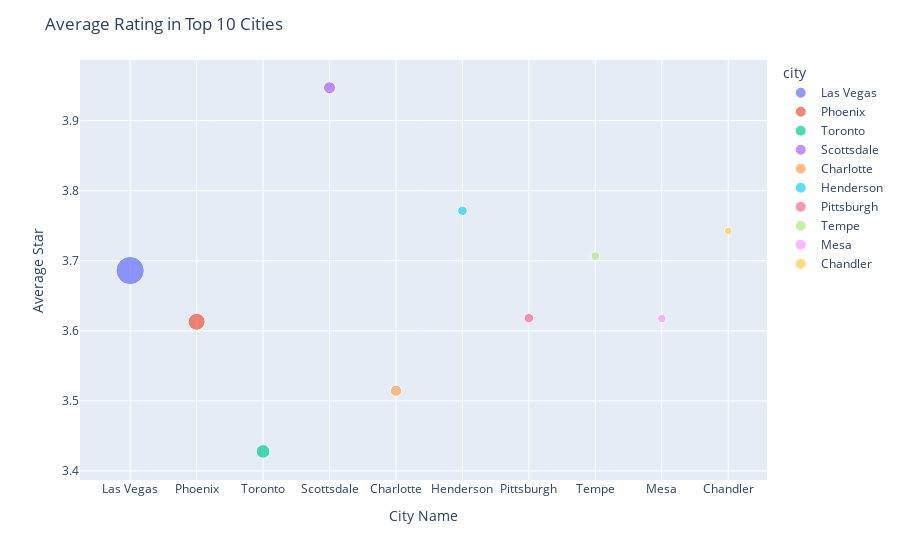

Source (notebook cell):
### Markdown cell above
### 3.4.2 Review vs Average Rating

### Code cell
#Average rating of businesses 

fig = px.scatter(city_review_count, 
                 x = "city", 
                 y = "stars", 
                 color = "city", 
                 size = "review_count")

fig.update_layout(title = "Average Rating in Top 10 Cities") 
fig.update_xaxes(title_text = "City Name" )
fig.update_yaxes(title_text = 'Average Star')              
fig.show()

### Figure 1 — Plotly figure (JSON) as saved in the notebook; plotly's stock layout.template omitted (floating-point values rounded to 4 significant figures)
{"data": [{"hovertemplate": "city=%{x}<br>stars=%{y}<br>review_count=%{marker.size}<extra></extra>", "legendgroup": "Las Vegas", "marker": {"color": "#636efa", "size": [2016814], "sizemode": "area", "sizeref": 5042.0, "symbol": "circle"}, "mode": "markers", "name": "Las Vegas", "orientation": "v", "showlegend": true, "type": "scatter", "x": ["Las Vegas"], "xaxis": "x", "y": [3.686], "yaxis": "y"}, {"hovertemplate": "city=%{x}<br>stars=%{y}<br>review_count=%{marker.size}<extra></extra>", "legendgroup": "Phoenix", "marker": {"color": "#EF553B", "size": [732850], "sizemode": "area", "sizeref": 5042.0, "symbol": "circle"}, "mode": "markers", "name": "Phoenix", "orientation": "v", "showlegend": true, "type": "scatter", "x": ["Phoenix"], "xaxis": "x", "y": [3.613], "yaxis": "y"}, {"hovertemplate": "city=%{x}<br>stars=%{y}<br>review_count=%{marker.size}<extra></extra>", "legendgroup": "Toronto", "marker": {"color": "#00cc96", "size": [467905], "sizemode": "area", "sizeref": 5042.0, "symbol": "circle"}, "mode": "markers", "name": "Toronto", "orientation": "v", "showlegend": true, "type": "scatter", "x": ["Toronto"], "xaxis": "x", "y": [3.428], "yaxis": "y"}, {"hovertemplate": "city=%{x}<br>stars=%{y}<br>review_count=%{marker.size}<extra></extra>", "legendgroup": "Scottsdale", "marker": {"color": "#ab63fa", "size": [369028], "sizemode": "area", "sizeref": 5042.0, "symbol": "circle"}, "mode": "markers", "name": "Scottsdale", "orientation": "v", "showlegend": true, "type": "scatter", "x": ["Scottsdale"], "xaxis": "x", "y": [3.947], "yaxis": "y"}, {"hovertemplate": "city=%{x}<br>stars=%{y}<br>review_count=%{marker.size}<extra></extra>", "legendgroup": "Charlotte", "marker": {"color": "#FFA15A", "size": [321873], "sizemode": "area", "sizeref": 5042.0, "symbol": "circle"}, "mode": "markers", "name": "Charlotte", "orientation": "v", "showlegend": true, "type": "scatter", "x": ["Charlotte"], "xaxis": "x", "y": [3.515], "yaxis": "y"}, {"hovertemplate": "city=%{x}<br>stars=%{y}<br>review_count=%{marker.size}<extra></extra>", "legendgroup": "Henderson", "marker": {"color": "#19d3f3", "size": [228783], "sizemode": "area", "sizeref": 5042.0, "symbol": "circle"}, "mode": "markers", "name": "Henderson", "orientation": "v", "showlegend": true, "type": "scatter", "x": ["Henderson"], "xaxis": "x", "y": [3.771], "yaxis": "y"}, {"hovertemplate": "city=%{x}<br>stars=%{y}<br>review_count=%{marker.size}<extra></extra>", "legendgroup": "Pittsburgh", "marker": {"color": "#FF6692", "size": [224886], "sizemode": "area", "sizeref": 5042.0, "symbol": "circle"}, "mode": "markers", "name": "Pittsburgh", "orientation": "v", "showlegend": true, "type": "scatter", "x": ["Pittsburgh"], "xaxis": "x", "y": [3.618], "yaxis": "y"}, {"hovertemplate": "city=%{x}<br>stars=%{y}<br>review_count=%{marker.size}<extra></extra>", "legendgroup": "Tempe", "marker": {"color": "#B6E880", "size": [196052], "sizemode": "area", "sizeref": 5042.0, "symbol": "circle"}, "mode": "markers", "name": "Tempe", "orientation": "v", "showlegend": true, "type": "scatter", "x": ["Tempe"], "xaxis": "x", "y": [3.707], "yaxis": "y"}, {"hovertemplate": "city=%{x}<br>stars=%{y}<br>review_count=%{marker.size}<extra></extra>", "legendgroup": "Mesa", "marker": {"color": "#FF97FF", "size": [174497], "sizemode": "area", "sizeref": 5042.0, "symbol": "circle"}, "mode": "markers", "name": "Mesa", "orientation": "v", "showlegend": true, "type": "scatter", "x": ["Mesa"], "xaxis": "x", "y": [3.618], "yaxis": "y"}, {"hovertemplate": "city=%{x}<br>stars=%{y}<br>review_count=%{marker.size}<extra></extra>", "legendgroup": "Chandler", "marker": {"color": "#FECB52", "size": [155558], "sizemode": "area", "sizeref": 5042.0, "symbol": "circle"}, "mode": "markers", "name": "Chandler", "orientation": "v", "showlegend": true, "type": "scatter", "x": ["Chandler"], "xaxis": "x", "y": [3.742], "yaxis": "y"}], "layout": {"legend": {"itemsizing": "constant", "title": {"text": "city"}, "tracegroupgap": 0}, "margin": {"t": 60}, "title": {"text": "Average Rating in Top 10 Cities"}, "xaxis": {"anchor": "y", "categoryarray": ["Las Vegas", "Phoenix", "Toronto", "Scottsdale", "Charlotte", "Henderson", "Pittsburgh", "Tempe", "Mesa", "Chandler"], "categoryorder": "array", "domain": [0, 1], "title": {"text": "City Name"}}, "yaxis": {"anchor": "x", "domain": [0, 1], "title": {"text": "Average Star"}}}}
